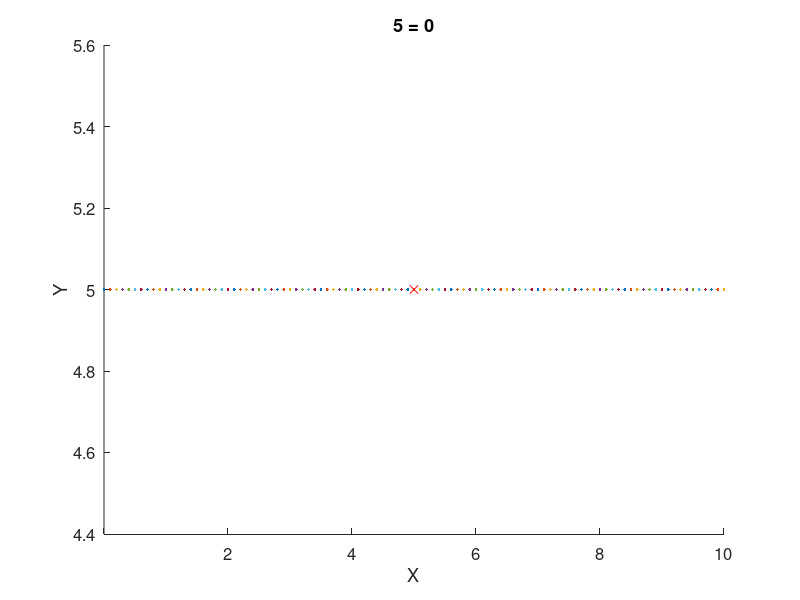

This figure's MATLAB source:
clc;

% Prompt the user to enter an equation in terms of x
eq = input('Enter an equation (in terms of x): ', 's');
f = str2func(['@(x) ', eq]);

% Prompt the user to enter tolerance and maximum iterations
tol = input('Enter tolerance: ');
max_iterations = 30;
results = [];

% Root calculation
for i = 1:5
    % Prompt the user to enter the first and second intervals
    a = input('Enter the first interval: ');
    b = input('Enter the second interval: ');

    % Check if there is a change of sign in the interval
    if f(a) * f(b) < 0
        break;
    else
        fprintf('No root between the given intervals.\n');
    end
end

for i = 1:max_iterations
    c = (a + b) / 2;
    results = [c, results];

    % Check if the difference between c and b or c and a is within tolerance
    if abs(c - b) < tol || abs(c - a) < tol
        break;
    end

    if f(a) * f(c) < 0
        b = c;
    elseif f(b) * f(c) < 0
        a = c;
    end
end

fprintf('Root is %0.4f\n', c);
disp('Calculated roots in each iteration:');
disp(results');

% Graph visualization
x = 0:0.1:10;
hold on;
plot(x, f(x));
plot(c, f(c), 'xr');
title([eq, ' = 0']);
titleFontSize = 16;
set(get(gca, 'title'), 'FontSize', titleFontSize);
xlabel('X');
ylabel('Y');
axisLabelFontSize = 12;
set(gca, 'FontSize', axisLabelFontSize);
set(gca, 'XAxisLocation', 'origin');

